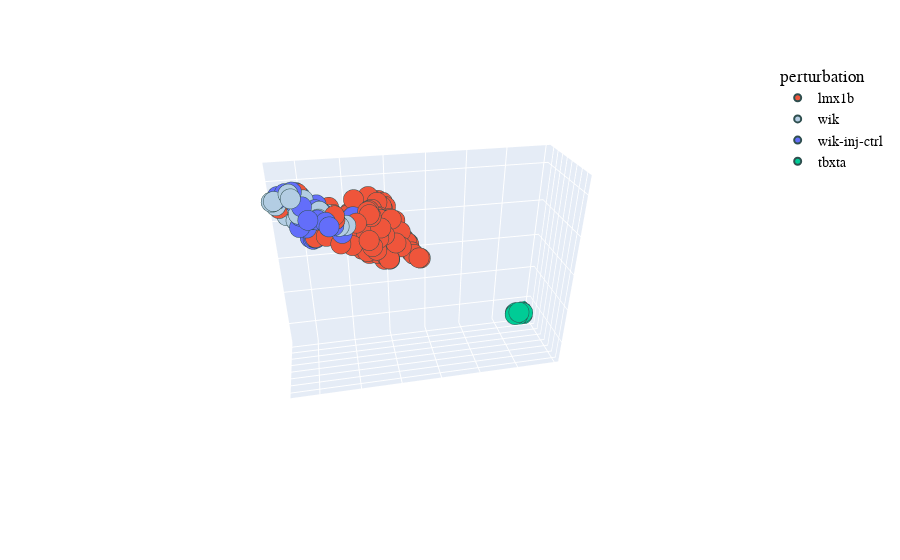

Notebook code for this chart:
### Code cell
import math
from tqdm import tqdm

angle_vec = np.linspace(1.36, 7.66, 50)
frame_dir = os.path.join(figure_dir, "lmx_morph_UMAP_frames", "")
if not os.path.isdir(frame_dir):
    os.makedirs(frame_dir)

# make rotating plots
for iter_i, a in enumerate(tqdm(angle_vec)):
    angle = a
    za = 0.6
    vec = np.asarray([math.cos(angle), math.sin(angle), za])
    vec = vec*2.5
    camera = dict(
        eye=dict(x=vec[0], y=vec[1], z=vec[2]))
    
    morph_fig.update_layout(scene_camera=camera, scene_dragmode='orbit')
    
    if iter_i == 0:
        morph_fig.write_image(os.path.join(figure_dir, "umap_scatter_lmx" + f"_{iter_i:03}" + ".png"), scale=3)
        
        morph_fig.update_layout(scene = dict(
                    xaxis_title="",
                    yaxis_title="",
                    zaxis_title="",
                    xaxis = dict(showticklabels=False),
                    yaxis = dict(showticklabels=False),
                    zaxis = dict(showticklabels=False)
                    ))
        
    morph_fig.write_image(os.path.join(frame_dir, "umap_scatter_lmx" + f"_{iter_i:03}" + ".png"), scale=2)
    
morph_fig.show()

### Figure 1 — Plotly figure (JSON) as saved in the notebook; plotly's stock layout.template omitted (floating-point values rounded to 4 significant figures)
{"data": [{"hovertemplate": "master_perturbation=lmx1b<br>UMAP_00_bio_3=%{x}<br>UMAP_01_bio_3=%{y}<br>UMAP_02_bio_3=%{z}<extra></extra>", "legendgroup": "lmx1b", "marker": {"color": "#EF553B", "line": {"color": "DarkSlateGrey", "width": 2}, "opacity": 1, "size": 7, "symbol": "circle"}, "mode": "markers", "name": "lmx1b", "scene": "scene", "showlegend": true, "type": "scatter3d", "x": [11.11, 10.51, 11.37, 10.84, 11.47, 11.4, 10.76, 10.56, 9.014, 10.45, 12.55, 11.33, 11.38, 13.9, 10.64, 12.51, 9.392, 10.54, 11.17, 10.69, 11.57, 9.572, 10.04, 10.78, 12.07, 12.15, 10.33, 11.4, 12.5, 11.32, 14.73, 9.387, 11.01, 11.61, 13.15, 9.072, 11.64, 12.71, 11.0, 13.38, 10.11, 11.0, 9.879, 12.92, 11.28, 9.785, 11.88, 10.71, 11.18, 10.92, 10.5, 9.286, 10.89, 11.48, 11.05, 10.82, 11.17, 10.64, 9.721, 10.72, 10.56, 10.38, 10.67, 11.11, 11.0, 11.03, 11.07, 11.8, 10.46, 10.3, 11.05, 10.54, 10.35, 10.09, 10.27, 11.91, 10.18, 9.366, 9.705, 10.92, 10.57, 9.482, 11.15, 12.36, 11.69, 11.27, 10.38], "y": [10.28, 10.24, 10.01, 8.41, 9.634, 9.303, 10.27, 9.234, 10.45, 10.47, 9.369, 9.893, 8.771, 9.453, 9.115, 10.43, 9.709, 8.765, 8.547, 7.675, 9.057, 9.554, 10.29, 7.956, 9.855, 9.743, 8.335, 8.427, 10.51, 9.488, 9.15, 9.537, 8.817, 8.593, 7.587, 10.46, 10.0, 8.594, 7.823, 9.573, 8.848, 7.782, 8.967, 9.68, 10.34, 10.09, 10.26, 9.118, 10.36, 10.16, 9.104, 10.32, 10.45, 10.25, 10.4, 10.25, 10.01, 10.12, 9.464, 7.791, 8.233, 10.54, 7.92, 9.722, 9.863, 7.705, 9.852, 7.697, 7.701, 7.884, 9.594, 10.33, 10.42, 9.349, 7.854, 7.922, 8.155, 10.25, 9.261, 7.819, 10.37, 9.727, 8.629, 10.32, 7.958, 8.488, 8.307], "z": [20.0, 20.64, 19.96, 21.06, 20.0, 20.42, 20.53, 20.92, 19.48, 19.7, 21.38, 20.8, 20.65, 22.47, 20.77, 21.8, 19.8, 20.82, 20.63, 21.08, 20.26, 20.01, 20.25, 20.72, 20.66, 20.55, 20.99, 20.47, 21.66, 21.05, 21.75, 19.79, 20.15, 21.66, 20.13, 19.51, 21.2, 21.39, 20.99, 20.48, 20.74, 21.09, 20.67, 20.54, 19.99, 19.93, 20.3, 20.99, 20.52, 19.88, 20.85, 19.64, 20.07, 20.07, 20.24, 19.8, 19.71, 20.93, 20.34, 21.22, 21.29, 19.64, 21.21, 21.55, 21.37, 21.13, 21.46, 20.65, 21.16, 21.03, 21.54, 19.6, 19.56, 20.93, 21.11, 20.64, 21.02, 19.72, 20.24, 21.43, 19.55, 19.93, 19.94, 20.46, 20.47, 20.07, 21.12]}, {"hovertemplate": "master_perturbation=wik<br>UMAP_00_bio_3=%{x}<br>UMAP_01_bio_3=%{y}<br>UMAP_02_bio_3=%{z}<extra></extra>", "legendgroup": "wik", "marker": {"color": "rgb(179, 205, 227)", "line": {"color": "DarkSlateGrey", "width": 2}, "opacity": 1, "size": 7, "symbol": "circle"}, "mode": "markers", "name": "wik", "scene": "scene", "showlegend": true, "type": "scatter3d", "x": [12.08, 13.11, 12.53, 13.16, 13.08, 12.8, 12.36, 12.53, 13.98, 14.98, 13.58, 14.36, 13.69, 14.25, 13.78, 14.87, 14.44, 14.84, 14.09, 14.16, 13.9, 13.93, 13.47], "y": [10.18, 10.11, 9.986, 10.41, 10.21, 10.14, 10.41, 9.954, 9.582, 9.231, 9.954, 9.183, 9.643, 9.575, 9.685, 9.444, 9.26, 9.164, 9.466, 9.898, 9.378, 9.939, 7.471], "z": [21.22, 21.52, 21.38, 21.71, 21.95, 21.76, 21.31, 21.34, 21.9, 22.09, 21.91, 22.39, 22.25, 22.52, 22.07, 22.2, 21.44, 21.89, 21.29, 22.45, 20.95, 21.78, 20.08]}, {"hovertemplate": "master_perturbation=wik-inj-ctrl<br>UMAP_00_bio_3=%{x}<br>UMAP_01_bio_3=%{y}<br>UMAP_02_bio_3=%{z}<extra></extra>", "legendgroup": "wik-inj-ctrl", "marker": {"color": "#636EFA", "line": {"color": "DarkSlateGrey", "width": 2}, "opacity": 1, "size": 7, "symbol": "circle"}, "mode": "markers", "name": "wik-inj-ctrl", "scene": "scene", "showlegend": true, "type": "scatter3d", "x": [13.19, 12.28, 13.19, 12.88, 13.16, 12.57, 12.98, 13.26, 13.4, 14.42, 13.88, 14.72, 12.26, 14.77, 14.01, 14.11, 13.65, 14.94, 14.56, 13.44, 13.76, 13.41, 12.76, 13.56, 13.37, 11.28, 11.74, 13.71, 13.21, 13.46, 12.18, 13.13, 13.44, 13.2, 13.29, 13.47, 13.86, 13.99, 13.96, 13.32, 13.01, 13.47, 13.52, 13.39, 13.28, 13.44, 13.65, 13.47], "y": [9.613, 9.95, 10.43, 10.6, 9.826, 10.51, 10.26, 10.09, 9.919, 9.202, 9.799, 9.14, 10.14, 9.154, 9.644, 9.53, 8.507, 9.175, 9.074, 7.377, 10.08, 7.485, 10.72, 10.5, 9.56, 9.839, 9.506, 9.489, 9.216, 9.032, 9.968, 9.207, 10.23, 7.477, 7.908, 7.745, 8.887, 9.072, 9.798, 7.553, 7.521, 7.225, 8.777, 7.339, 8.369, 7.296, 8.256, 7.258], "z": [21.98, 20.95, 21.68, 21.63, 21.76, 21.4, 21.87, 21.98, 21.47, 22.41, 21.62, 22.28, 20.85, 22.15, 22.14, 22.58, 19.96, 22.07, 21.9, 20.21, 22.15, 20.1, 21.47, 21.73, 20.44, 19.82, 21.27, 20.92, 20.44, 20.2, 20.35, 20.51, 21.75, 20.79, 19.93, 19.85, 22.14, 22.37, 21.11, 20.51, 20.53, 20.62, 20.0, 20.69, 19.97, 20.46, 19.91, 20.56]}, {"hovertemplate": "master_perturbation=tbxta<br>UMAP_00_bio_3=%{x}<br>UMAP_01_bio_3=%{y}<br>UMAP_02_bio_3=%{z}<extra></extra>", "legendgroup": "tbxta", "marker": {"color": "#00CC96", "line": {"color": "DarkSlateGrey", "width": 2}, "opacity": 1, "size": 7, "symbol": "circle"}, "mode": "markers", "name": "tbxta", "scene": "scene", "showlegend": true, "type": "scatter3d", "x": [2.296, 2.716, 2.251, 2.348, 2.572, 2.479, 2.364, 2.769, 2.455, 2.183, 2.676, 2.829, 2.627, 2.384, 2.408, 2.394], "y": [6.773, 6.933, 6.834, 6.737, 7.093, 6.87, 6.713, 6.94, 6.771, 6.796, 7.115, 7.099, 7.119, 7.09, 6.979, 7.106], "z": [13.07, 13.22, 13.02, 13.1, 13.15, 13.1, 13.06, 13.19, 13.27, 13.02, 13.18, 13.21, 13.36, 13.27, 13.26, 13.18]}], "layout": {"font": {"color": "Black", "family": "Arial", "size": 14}, "legend": {"title": {"text": "perturbation"}, "tracegroupgap": 0}, "margin": {"t": 60}, "scene": {"camera": {"eye": {"x": 0.4819, "y": 2.453, "z": 1.5}}, "domain": {"x": [0, 1], "y": [0, 1]}, "dragmode": "orbit", "xaxis": {"showticklabels": false, "title": {"text": ""}}, "yaxis": {"showticklabels": false, "title": {"text": ""}}, "zaxis": {"showticklabels": false, "title": {"text": ""}}}}}
